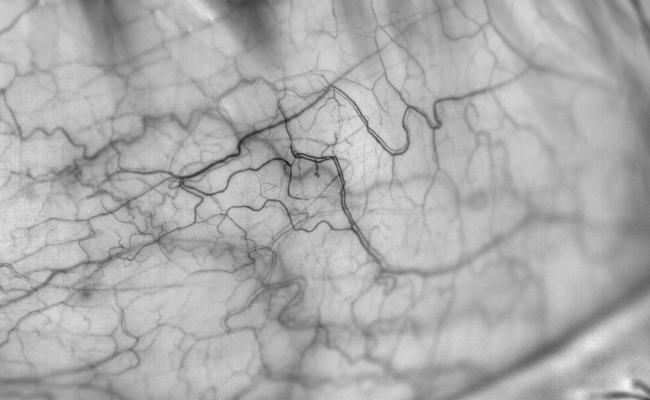
#> input picture myTemplate/vesselGUI/data/corrected.tif, 1300 x 800 px (shown at 1/2 size)
$ python -i vesselAlgorithm.py   (imports and definitions only)
#> lines starting #> are read from the running program, lines starting #| are printed output that depends on the picture; after the words box and inside, x2 and y2 are one past the last pixel; in counts of white or black regions, pixels touching at a corner belong together
#> in setAlgorithm, self.oriImg is the input picture: shape (800, 1300); min 0, max 255, mean 172
### myTemplate/vesselGUI/retinaSeg/retinapreprocess.py
import cv2
import numpy as np
import skimage
import matplotlib.pyplot as plt
from skimage import img_as_float
from skimage.filters.rank import median
from skimage.morphology import disk

# coding: utf-8

# In[8]:


def clahe_preprocessing(img,clip_param = 0.01, grid_param = None, nbin_param = 256,debug_option = 'off'):
    """scikit-learn clahe algorithm

    Parameters
    ----------
    image : (M, N[, C]) ndarray / (pixel / color space)
        Input image.

    kernel_size: integer or list-like, optional
        Defines the shape of contextual regions used in the algorithm. If iterable is passed, it must have the same number of elements as image.ndim (without color channel). If integer, it is broadcasted to each image dimension. By default, kernel_size is 1/8 of image height by 1/8 of its width.

    clip_limit : float, optional
        Clipping limit, normalized between 0 and 1 (higher values give more contrast).

    nbins : int, optional
        Number of gray bins for histogram (“data range”).

    Returns
    -------
        clahe image

    Example
    -------

    """
    norm_img = cv2.normalize(img_as_float(img), None, 0.0, 1.0, cv2.NORM_MINMAX) # Convert to normalized floating point
    if grid_param == None:
        clahe = skimage.exposure.equalize_adapthist(norm_img, clip_limit = clip_param,nbins = nbin_param)
    else:
        clahe = skimage.exposure.equalize_adapthist(norm_img, grid_param, clip_limit = clip_param, nbins = nbin_param)

    if debug_option == 'on':
        print("data type img : {} clahe : {}".format(img.dtype,clahe.dtype))

        plt.hist(clahe.ravel(),256,[clahe.min(),clahe.max()])
        plt.title('CLAHE Histogram')
        plt.show()

        plt.axis("off")
        plt.title("CLAHE IMAGE")
        plt.imshow(clahe,cmap='gray')
        plt.show()

    return clahe


# In[9]:


# [178 lines left out: functions correction_non_uniform_back, non_uniform_back, not called in this run]


def luminosity_contrast_normalization(img,blockSize,resizeImg,debugOption = 'off'):
#> called with blockSize = (102, 68), resizeImg = (1020, 680), debugOption = 'off'
    import cv2
    import skimage
    import numpy as np
    from retinaSeg import retinahelpfunction as rhf
    """
        Luminosity and contrast normalization in retinal images
        Marco Foracchia 1, Enrico Grisan, Alfredo Ruggeri
        Department of Information Engineering, University of Padova, Via Gradenigo 6/a, 35131 Padova, Italy
        Medical Image Analysis

        Parameters
        ----------
        img : 2-D Array
        *img range = [0,1]*
        numpy 2-D array
        opencv / sklearn / numpy are avaliable.
        float / uint8 data type.

        blockSizeR : block size. (2-D array)

        resizeImg : col * row (2-D array)

        debugOption : debugging option
        if you turn on the this variable, you can see the process of images.

        Returns
        -------
        normalized image.

        Example
        -------
        >>> vesselPath4 = "./data/18.06.25/Image__2018-06-25__15-23-15.bmp"
        >>> vesselImg = io.imread(vesselPath4)
        >>> vesselImg = vesselImg[:,:,1]
        >>> resizedVal = (800,1300)
        >>> blockSize = (80,130)
        >>> result = luminosity_contrast_normalization(vesselImg,blockSize,resizedVal)

        """
    resizedImg  = cv2.resize(img, resizeImg)
    #rhf.show_on_jupyter(resizedImg,'gray','float')
    print("resized img shape : ",resizedImg.shape)
#| resized img shape :  (680, 1020)
    blockR,blockC = blockSize
    imgR, imgC  = resizedImg.shape
#> imgR = 680; imgC = 1020

    meanSub= np.zeros(( int(imgR / blockR), int(imgC/blockC) ))
    stdSub = np.zeros((int(imgR / blockR), int(imgC/blockC)))


    for i in range(int(imgR / blockR)): # Row
        for j in range(int(imgC / blockC)): # Col
            topLeftC = blockC * j +1
            topLeftR = blockR * i +1
            tempH = blockR * (i+1)
            tempW = blockC * (j+1)
            temp = resizedImg[topLeftR:tempH, topLeftC:tempW]
            meanSub[i,j] = np.mean(temp)
            stdSub[i,j] = np.std(temp)
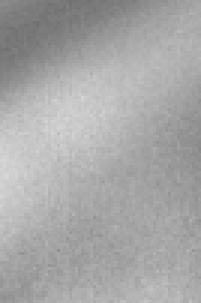
#> temp: shape (101, 67) (shown 3 times larger); min 113, max 216, mean 167.6

    meanFull = cv2.resize(meanSub,resizeImg,interpolation = cv2.INTER_CUBIC)
    stdFull = cv2.resize(stdSub,resizeImg,interpolation = cv2.INTER_CUBIC)
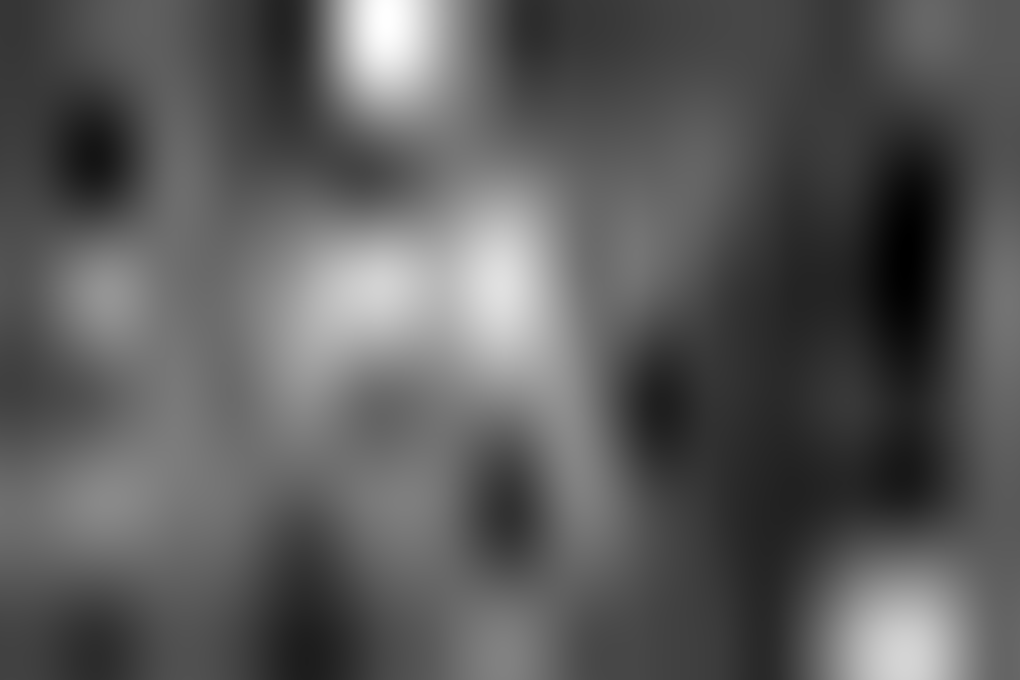
#> stdFull: shape (680, 1020) float64; min 4.41, max 41.41, mean 17.6; drawn with min black and max white
    print("mean Full shape : ",meanFull.shape)
#| mean Full shape :  (680, 1020)

    mahDist = np.divide(np.subtract(resizedImg,meanFull) , stdFull)
    mahDist = np.abs(mahDist)
    mahDist[mahDist < 1] = 1
    mahDist[mahDist != 1] = 0
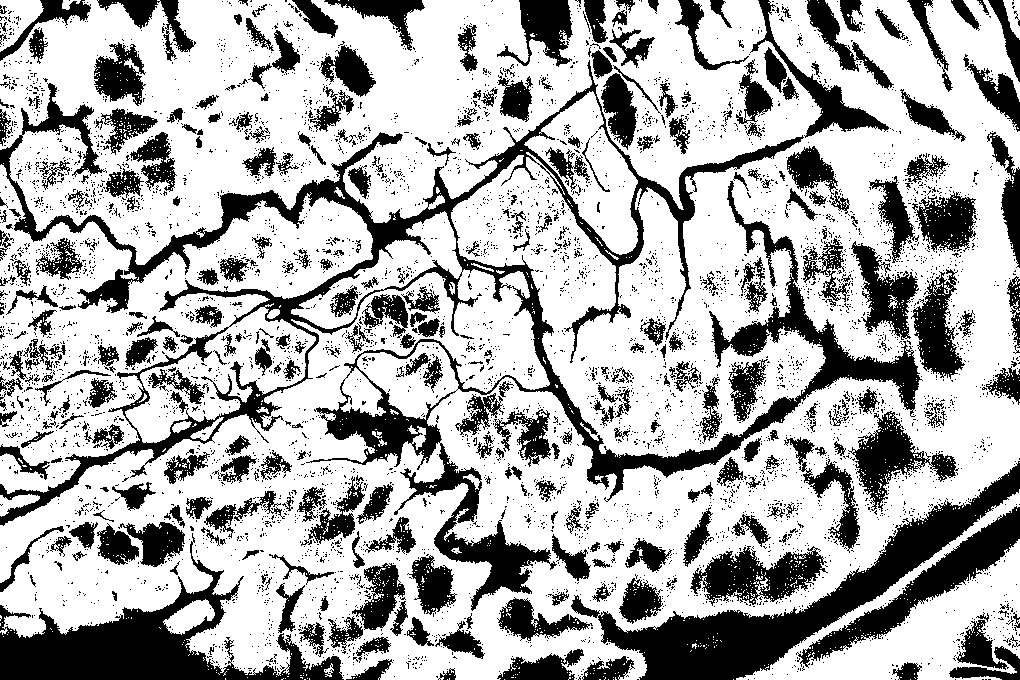
#> mahDist: shape (680, 1020) float64; values 0 (black) and 1 (white), 68.5% white; 5314 black regions (4942 under 20 px), largest, box (x1, y1, x2, y2) and area: (0, 60, 923, 611) 51394, (571, 461, 1020, 680) 17804, (0, 533, 344, 680) 14858

    if debugOption == 'on':
        rhf.show_on_jupyter(meanFull,'gray','float')
        rhf.show_on_jupyter(stdFull,'gray','float')
        rhf.show_on_jupyter(mahDist,'gray','float')

    meanSub2= np.zeros(( int(imgR / blockR), int(imgC/blockC) ))
    stdSub2 = np.zeros((int(imgR / blockR), int(imgC/blockC)))

    for i in range(int(imgR / blockR)): # Row
        for j in range(int(imgC / blockC)): # Col
            topLeftC2 = blockC * j +1
            topLeftR2 = blockR * i +1
            tempH2 = blockR * (i+1)
            tempW2 = blockC * (j+1)
            temp2 = resizedImg[topLeftR2:tempH2, topLeftC2:tempW2]
            temp3 = np.ndarray.flatten(temp2)
            tempDist = mahDist[topLeftR2:tempH2, topLeftC2:tempW2]
            tempDist = np.nonzero(np.ravel(tempDist))
            meanSub2[i,j] = np.mean(temp3[tempDist])
            stdSub2[i,j] = np.std(temp3[tempDist])


    meanFull2 = cv2.resize(meanSub2,resizeImg,interpolation = cv2.INTER_CUBIC)
    stdFull2 = cv2.resize(stdSub2,resizeImg ,interpolation = cv2.INTER_CUBIC)
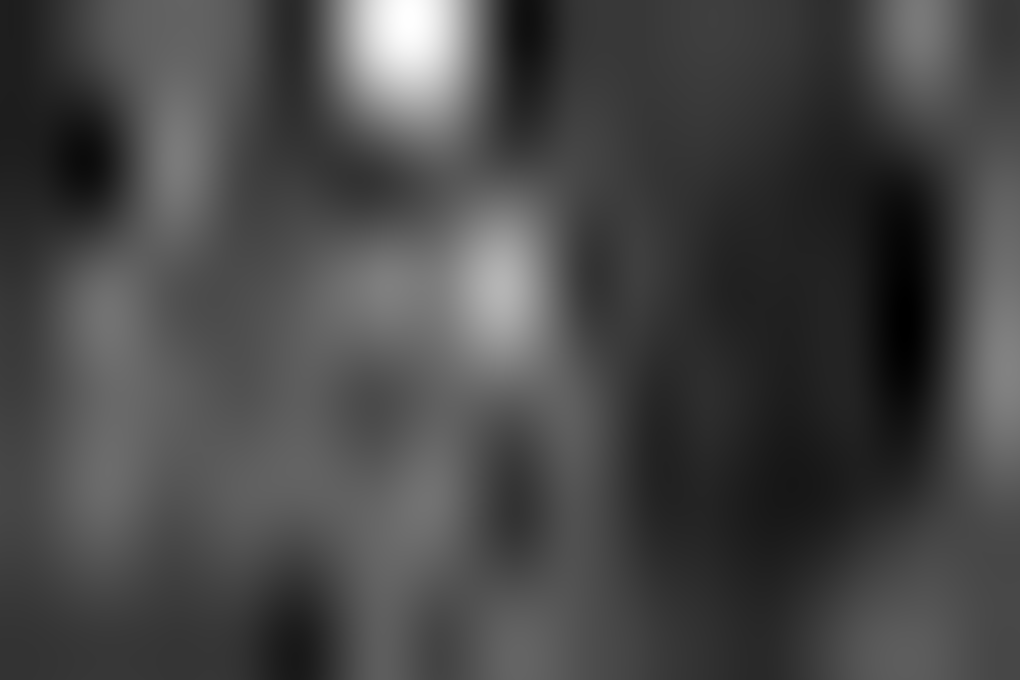
#> stdFull2: shape (680, 1020) float64; min 2.72, max 30.95, mean 10.7; drawn with min black and max white
    corrected = (np.divide(np.subtract(resizedImg,meanFull2),stdFull2))
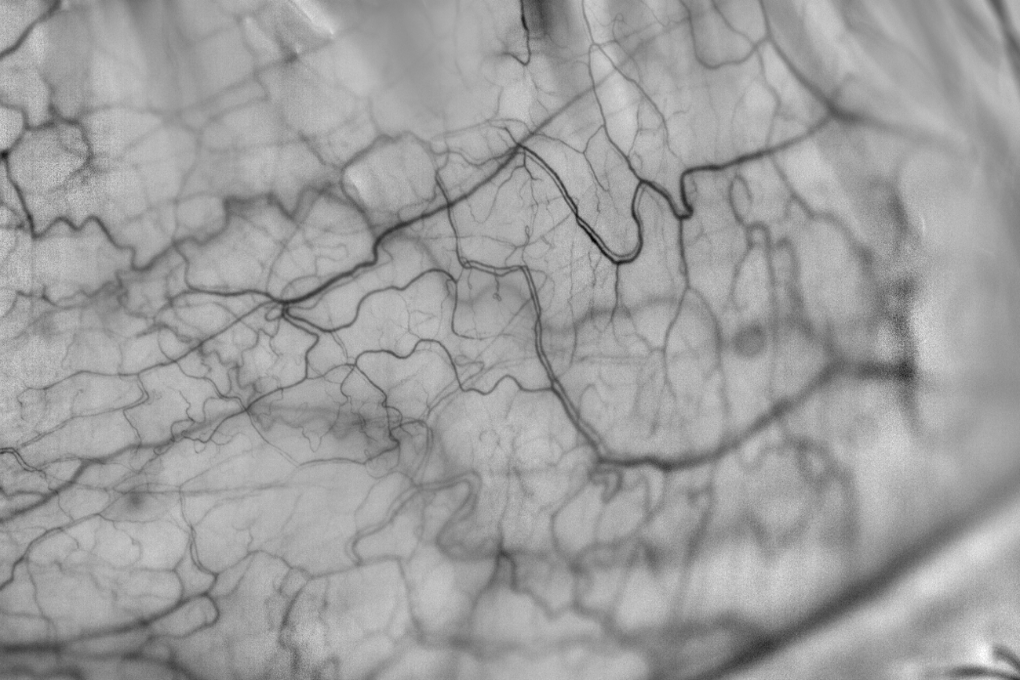
#> corrected: shape (680, 1020) float64; min -13.82, max 7.84, mean -0.341; drawn with min black and max white

    if debugOption == 'on':
        rhf.show_on_jupyter(meanFull2,'gray','float')
        rhf.show_on_jupyter(stdFull2,'gray','float')
        rhf.show_on_jupyter(corrected,'gray','float')

    return corrected

### myTemplate/vesselGUI/vesselAlgorithm.py

# [1 line not run here, left out]
import numpy as np
import matplotlib
# [1 line not run here, left out]
import matplotlib.pyplot as plt
from skimage.morphology import disk
import os
import sys
import math
import skimage
from skimage import morphology
from skimage import img_as_float
from skimage import img_as_ubyte
from skimage import img_as_uint
from skimage import io
from skimage import util
from scipy.ndimage.filters import convolve
from scipy import signal
from skimage.filters import threshold_otsu
from skimage.filters import rank
from skimage.filters import median

from skimage import img_as_float #convert img, we should use this function. Do Not Use np.astype
from skimage import transform
from skimage.filters.rank import median
from skimage import data, filters

from retinaSeg import retinahelpfunction as rhf
from retinaSeg import retinapreprocess as rpp
import cv2


# [12 lines left out: function morphology_line, not called in this run]

def rotate_line_opening(img,rotateNum,length,option = 'sup'):
    if option =='sup':
        col,row = img.shape
        result = img
        degree = 180 / rotateNum
        for cnt in range(rotateNum+1):
            if cnt ==0:
                #temp = morphology.opening(img,rhf.strel_line(length,degree * cnt))
                #temp = morphology.dilation(img,rhf.strel_line(length,degree * cnt))
                pass
                #result = temp

            rotateSe1 = rhf.strel_line(length,degree *cnt)
            temp = morphology.opening(img,rotateSe1)
            result = np.dstack([result,temp] )

        '''
        for cnt in range(rotateNum+1):
            rhf.show_on_jupyter(result[:,:,cnt],'gray',str(degree * cnt))
        '''
        finalResult = np.zeros((col,row))
        #print(result.shape)
        for i in range(col):
            for j in range(row):
                #print(result[i,j,:])
                    finalResult[i,j] = np.max(result[i,j,:])

        # [4 lines of commented-out code are left out]
    elif option =='inf':
        col,row = img.shape
        result = img
        degree = 165 / rotateNum
        for cnt in range(rotateNum+1):
            if cnt ==0:
                pass

            rotateSe1 = rhf.strel_line(length,degree *cnt)
            temp = morphology.opening(img,rotateSe1)
            result = np.dstack([result,temp] )

        finalResult = np.zeros((col,row))
        for i in range(col):
            for j in range(row):
                    finalResult[i,j] = np.min(result[i,j,:])

    return finalResult

# [7 lines left out: function interval_mapping, not called in this run]


class rotateMorphSeg():
    def __init__(self,imgPath):
        self.imgPath = imgPath
        self.oriImg = None
        self.uniformImg = None
        self.claheImg = None
        self.invertImg = None
        self.rotateMorImg = None
        self.prevSegImg =None
        self.segmentedImg = None
        self.highValue =None
        self.lowValue = None

        self.setAlgorithm()

    def setAlgorithm(self):
        self.oriImg = io.imread(self.imgPath)
        if len(self.oriImg.shape) == 3:
            self.oriImg = cv2.resize(self.oriImg[:,:,1],(1020,680))
        elif len(self.oriImg.shape) ==2:
            self.oriImg = cv2.resize(self.oriImg,(1020,680))
        else:
            print('img size error!')
            exit(-1)

        skimage.io.imsave('original.png',self.oriImg)
        resizedVal = (1020,680)
        blockSize = (102,68)

        self.uniformImg = rpp.luminosity_contrast_normalization(self.oriImg,blockSize,resizedVal)
        #skimage.io.imsave('uniformImg.png',self.uniformImg)

        self.claheImg = rpp.clahe_preprocessing(self.uniformImg)
#> in clahe_preprocessing, `clahe = skimage.exposure.equalize_adapthist(norm_img, clip_limit = cli..`:
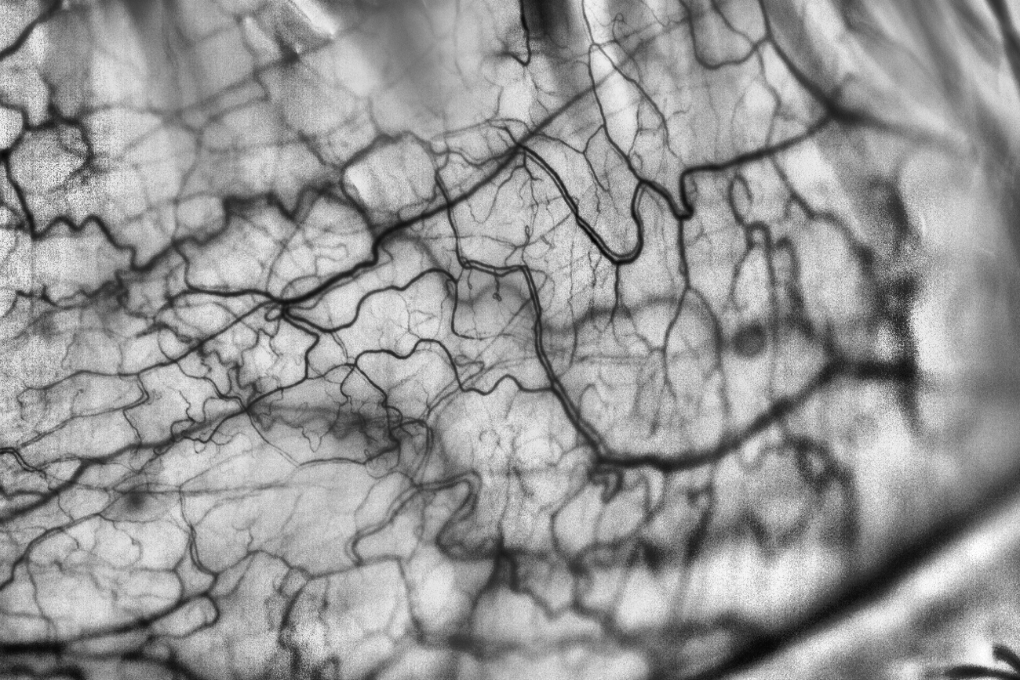
#> clahe: shape (680, 1020) float64; min 0, max 1, mean 0.59
        skimage.io.imsave('uniformImg.png',self.claheImg)

        self.invertImg = util.invert(self.claheImg)
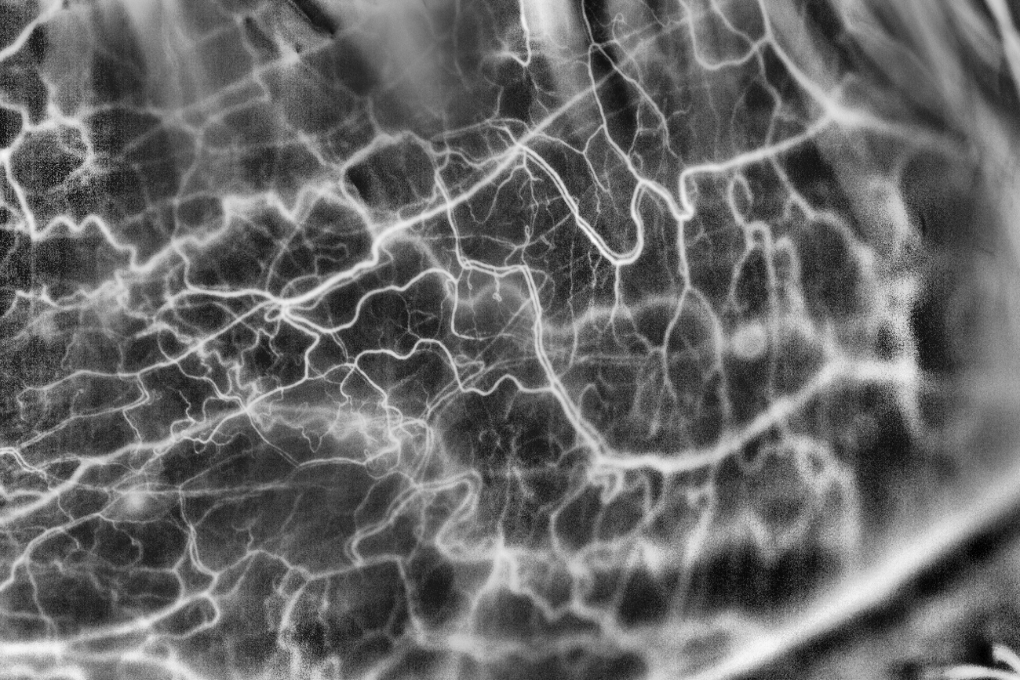
#> self.invertImg: shape (680, 1020) float64; min 0, max 1, mean 0.41
        skimage.io.imsave('invertImg.png',self.invertImg)

        rotateFirstEq = rotate_line_opening(self.invertImg,18,21)
        rotateSecondEq = rotate_line_opening(self.invertImg,18,25,'inf')
        self.rotateMorImg = np.subtract(rotateFirstEq,rotateSecondEq)
        skimage.io.imsave('rotateMorpImh.png',self.rotateMorImg)

        self.lowValue = 0.27
        self.highValue = threshold_otsu(self.rotateMorImg)

        self.prevSegImg = rpp.luminosity_contrast_normalization(self.rotateMorImg,blockSize,resizedVal)
        self.prevSegImg = cv2.normalize(img_as_float(self.prevSegImg), None, 0.0, 1.0, cv2.NORM_MINMAX)

        lowt = (self.prevSegImg > self.lowValue).astype(float)
        hight = (self.prevSegImg > self.highValue).astype(float)
        hyst = filters.apply_hysteresis_threshold(self.prevSegImg, self.lowValue, self.highValue)
        #hyst = hyst.astype('bool')

        self.segmentedImg = morphology.remove_small_objects(hyst,50)
        self.segmentedImg.dtype='uint8'
        cv2.imwrite('segmentedImg.png', self.segmentedImg *255)

    # [4 lines left out: function getImg, not called in this run]

    def getPrevSegImg(self):
        return self.prevSegImg

    def getSegmentedHighValue(self):
        return self.highValue

    # [15 lines left out: function changeSegmentedLowValue, not called in this run]


    #def setHysthresisValue(self):
    #    pass
'''
if __name__ == '__main__':
    print("hellow")
    vesselPath03 = './data/18.06.25/18_06_25_06.bmp'
    temp = rotateMorphSeg(vesselPath03)
'''

>>> result = rotateMorphSeg('data/corrected.tif').setAlgorithm()
#> (the call stopped at in rotate_line_opening, `rotateSe1 = rhf.strel_line(length,degree *cnt)`: retinaSeg is not available in this run)
#| resized img shape :  (680, 1020)
#| mean Full shape :  (680, 1020)
#> (the run stopped early here; a loop or call above may not have finished)
